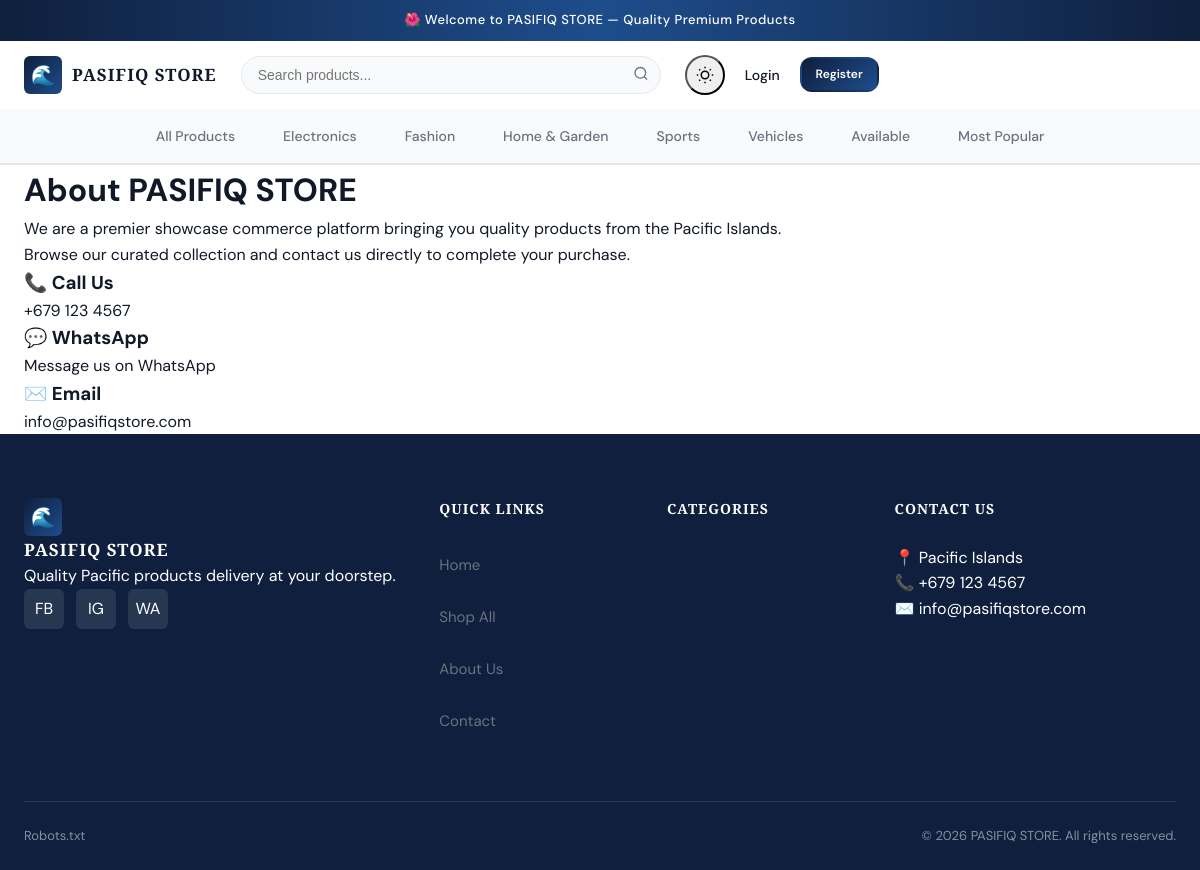
The page /about/ on the database its author committed.
### core/models.py (models this page shows, shortened)
class SiteSettings(models.Model):
    store_name = models.CharField(max_length=100, default='PASIFIQ STORE')
    tagline = models.CharField(max_length=200, blank=True)
    phone = models.CharField(max_length=20, blank=True)
    whatsapp = models.CharField(max_length=20, blank=True)
    email = models.EmailField(blank=True)
    address = models.TextField(blank=True)
    facebook = models.URLField(blank=True)
    instagram = models.URLField(blank=True)
    twitter = models.URLField(blank=True)
    logo = models.ImageField(upload_to='site/', blank=True, null=True)
    hero_image = models.ImageField(upload_to='site/', blank=True, null=True)
    about_text = models.TextField(blank=True)
    updated_at = models.DateTimeField(auto_now=True)
    class Meta:
        db_table = 'site_settings'
        verbose_name = 'Site Settings'
        verbose_name_plural = 'Site Settings'

### categories/models.py (models this page shows, shortened)
class Category(models.Model):
    name = models.CharField(max_length=100)
    slug = models.SlugField(unique=True)
    description = models.TextField(blank=True)
    image = models.ImageField(upload_to='categories/', blank=True, null=True)
    parent = models.ForeignKey('self', null=True, blank=True, related_name='children', on_delete=models.SET_NULL)
    is_active = models.BooleanField(default=True)
    sort_order = models.IntegerField(default=0)
    created_at = models.DateTimeField(auto_now_add=True)
    class Meta:
        db_table = 'categories'
        verbose_name_plural = 'categories'
        ordering = ['sort_order', 'name']
        indexes = [models.Index(fields=['slug']), models.Index(fields=['parent'])]
    def get_absolute_url(self):
        from django.urls import reverse
        return reverse('categories:detail', kwargs={'slug': self.slug})

### core/views.py (the view)
def about(request):
    return render(request, 'core/about.html')

### comparison/context_processors.py (called while the page is built)
def comparison_context(request):
    if request.user.is_authenticated:
        items = ComparisonItem.objects.filter(user=request.user)
    else:
        session_key = request.session.session_key
        items = ComparisonItem.objects.filter(session_key=session_key) if session_key else ComparisonItem.objects.none()
    return {
        'comparison_count': items.count(),
        'comparison_product_ids': list(items.values_list('product_id', flat=True)),
    }

### core/context_processors.py (called while the page is built)
def global_context(request):
    try:
        site_settings = SiteSettings.objects.first()
    except:
        site_settings = None
    return {
        'store_name': getattr(site_settings, 'store_name', settings.STORE_NAME),
        'store_phone': getattr(site_settings, 'phone', settings.STORE_PHONE),
        'store_whatsapp': getattr(site_settings, 'whatsapp', settings.STORE_WHATSAPP),
        'store_email': getattr(site_settings, 'email', settings.STORE_EMAIL),
        'store_address': getattr(site_settings, 'address', settings.STORE_ADDRESS),
        'site_settings': site_settings,
    }

### core/templatetags/core_tags.py (called while the page is built)
@register.simple_tag
def get_nav_categories():
    return Category.objects.filter(is_active=True, parent=None)[:8]

### notifications/context_processors.py (called while the page is built)
def notifications_context(request):
    if request.user.is_authenticated and (request.user.is_store_owner or request.user.is_superuser):
        unread = Notification.objects.filter(recipient=request.user, is_read=False).count()
        recent = Notification.objects.filter(recipient=request.user).order_by('-created_at')[:5]
    else:
        unread = 0
        recent = []
    return {'unread_notifications': unread, 'recent_notifications': recent}

### wishlist/context_processors.py (called while the page is built)
def wishlist_context(request):
    if request.user.is_authenticated:
        count = WishlistItem.objects.filter(user=request.user).count()
        ids = list(WishlistItem.objects.filter(user=request.user).values_list('product_id', flat=True))
    else:
        count = 0
        ids = []
    return {'wishlist_count': count, 'wishlist_product_ids': ids}

### templates/core/about.html (shortened to what this page needs)
{% extends 'base.html' %}
{% block content %}
<div class="container"><div class="page-content">
<h1>About {{ store_name }}</h1>
<p>We are a premier showcase commerce platform bringing you quality products from the Pacific Islands.</p>
<p>Browse our curated collection and contact us directly to complete your purchase.</p>
<div class="contact-cards">
<div class="contact-card"><h3>📞 Call Us</h3><a href="tel:{{ store_phone }}">{{ store_phone }}</a></div>
<div class="contact-card"><h3>💬 WhatsApp</h3><p>Message us on WhatsApp</p></div>
<div class="contact-card"><h3>✉️ Email</h3><a href="mailto:{{ store_email }}">{{ store_email }}</a></div>
</div>
</div></div>{% endblock %}

### templates/base.html (shortened to what this page needs)
<!DOCTYPE html>
<html lang="en" data-theme="light">
<head>
    {% load static %}
    <link rel="stylesheet" href="{% static 'css/main.css' %}">
</head>
<body class="{% block body_class %}{% endblock %}">
    <div class="announcement-bar">
        <div class="container">
            <span>🌺 Welcome to {{ store_name }} — Quality Premium Products</span>
        </div>
    </div>
    <header class="site-header">
        <nav class="nav-container">
            <div class="nav-logo">
                <a href="{% url 'core:home' %}" class="nav-logo">
                    <div class="logo-icon">🌊</div>
                    <div class="logo-text">{{ store_name }}</div>
                </a>
            </div>
            <form class="nav-search" action="{% url 'search_app:search' %}" method="GET">
                <input type="text" name="q" placeholder="Search products..." class="search-input"
                    value="{{ request.GET.q }}" id="searchInput" autocomplete="off">
                <button type="submit" class="search-btn">
                    <svg width="16" height="16" viewBox="0 0 24 24" fill="none" stroke="currentColor" stroke-width="2">
                        <circle cx="11" cy="11" r="8" />
                        <path d="m21 21-4.35-4.35" />
                    </svg>
                </button>
            </form>
            <div class="nav-actions">
                <button id="themeToggle" class="nav-icon-btn" title="Toggle Theme">
                </button>
                {% if request.user.is_authenticated %}
                {% if request.user.is_store_owner or request.user.is_superuser %}
                <a href="{% url 'dashboard:index' %}" class="nav-link" title="Dashboard">
                    Dashboard
                    {% if unread_notifications > 0 %}<span class="badge">{{ unread_notifications }}</span>{% endif %}
                </a>
                {% endif %}
                <a href="{% url 'comparison:view' %}" class="nav-icon-btn" title="Compare">
                    <svg width="18" height="18" viewBox="0 0 24 24" fill="none" stroke="currentColor" stroke-width="2">
                        <polyline points="22 12 18 12 15 21 9 3 6 12 2 12" />
                    </svg>
                    {% if comparison_count > 0 %}<span class="badge">{{ comparison_count }}</span>{% endif %}
                </a>
                <a href="{% url 'wishlist:list' %}" class="nav-icon-btn" title="Wishlist">
                    <svg width="18" height="18" viewBox="0 0 24 24" fill="none" stroke="currentColor" stroke-width="2">
                        <path
                            d="M20.84 4.61a5.5 5.5 0 0 0-7.78 0L12 5.67l-1.06-1.06a5.5 5.5 0 0 0-7.78 7.78l1.06 1.06L12 21.23l7.78-7.78 1.06-1.06a5.5 5.5 0 0 0 0-7.78z" />
                    </svg>
                    {% if wishlist_count > 0 %}<span class="badge">{{ wishlist_count }}</span>{% endif %}
                </a>
                <div class="nav-dropdown">
                    <a href="{% url 'users:profile' %}" class="nav-link">
                        {{ request.user.username }} <span class="nav-chevron">▼</span>
                    </a>
                    <div class="dropdown-menu dropdown-right">
                        <a href="{% url 'users:profile' %}" class="dropdown-item">Profile</a>
                        <div class="dropdown-divider"></div>
                        <form method="post" action="{% url 'users:logout' %}" id="logoutForm">
                            {% csrf_token %}
                            <button type="submit" class="dropdown-item text-accent">Logout</button>
                        </form>
                    </div>
                </div>
                {% else %}
                <a href="{% url 'users:login' %}" class="nav-link">Login</a>
                <a href="{% url 'users:register' %}" class="btn btn-primary btn-sm">Register</a>
                {% endif %}
            </div>
        </nav>
        {% if request.resolver_match.url_name != 'home' or request.resolver_match.namespace != 'core' %}
        <div class="category-nav">
            <div class="container">
                <a href="{% url 'products:list' %}"
                    class="category-nav-link {% if request.resolver_match.url_name == 'list' and not request.GET.category and not request.GET.status %}active{% endif %}">All
                    Products</a>
                {% load core_tags %}
                {% get_nav_categories as nav_cats %}
                {% for cat in nav_cats %}
                <a href="{{ cat.get_absolute_url }}"
                    class="category-nav-link {% if selected_category == cat.slug or category.slug == cat.slug %}active{% endif %}">
                    {{ cat.name }}
                </a>
                {% endfor %}
                <a href="{% url 'products:list' %}?status=available"
                    class="category-nav-link {% if request.GET.status == 'available' %}active{% endif %}">Available</a>
                <a href="{% url 'products:list' %}?sort=view_count"
                    class="category-nav-link {% if request.GET.sort == 'view_count' %}active{% endif %}">Most
                    Popular</a>
            </div>
        </div>
        {% endif %}
    </header>
    <main class="main-content">
        {% block content %}{% endblock %}
    </main>
    <footer class="site-footer">
        <div class="footer-container">
            <div class="footer-grid">
                <div class="footer-col">
                    <a href="{% url 'core:home' %}" class="footer-logo">
                        <div class="logo-icon">🌊</div>
                        <div class="logo-text">{{ store_name }}</div>
                    </a>
                    <p class="footer-desc">{{ store_tagline|default:'Quality Pacific products delivery at your doorstep.' }}</p>
                    <div class="footer-social">
                        <a href="#" class="social-btn">FB</a>
                        <a href="#" class="social-btn">IG</a>
                        <a href="#" class="social-btn">WA</a>
                    </div>
                </div>
                <div class="footer-col collapsible-col">
                    <h4 class="footer-heading">Quick Links <span class="footer-toggle">+</span></h4>
                    <ul class="footer-list">
                        <li><a href="{% url 'core:home' %}">Home</a></li>
                        <li><a href="{% url 'products:list' %}">Shop All</a></li>
                        <li><a href="#">About Us</a></li>
                        <li><a href="#">Contact</a></li>
                    </ul>
                </div>
                <div class="footer-col collapsible-col">
                    <h4 class="footer-heading">Categories <span class="footer-toggle">+</span></h4>
                </div>
                <div class="footer-col collapsible-col">
                    <h4 class="footer-heading">Contact Us <span class="footer-toggle">+</span></h4>
                    <div class="footer-contact footer-list">
                        <div class="contact-item">📍 {{ store_address }}</div>
                        <div class="contact-item">📞 {{ store_phone }}</div>
                        <div class="contact-item">✉️ {{ store_email }}</div>
                    </div>
                </div>
            </div>
            <div class="footer-bottom">
                <a href="{% url 'core:robots_txt' %}">Robots.txt</a>
                <p>&copy; {% now "Y" %} {{ store_name }}. All rights reserved.</p>
            </div>
        </div>
    </footer>
</body>
</html>

### rows shown on the page
SiteSettings: store_name "PASIFIQ STORE", phone "+679 123 4567", email "info@pasifiqstore.com", address "Pacific Islands"
Category: name "Electronics"
Category: name "Fashion"
Category: name "Home & Garden"
Category: name "Sports"
Category: name "Vehicles"
